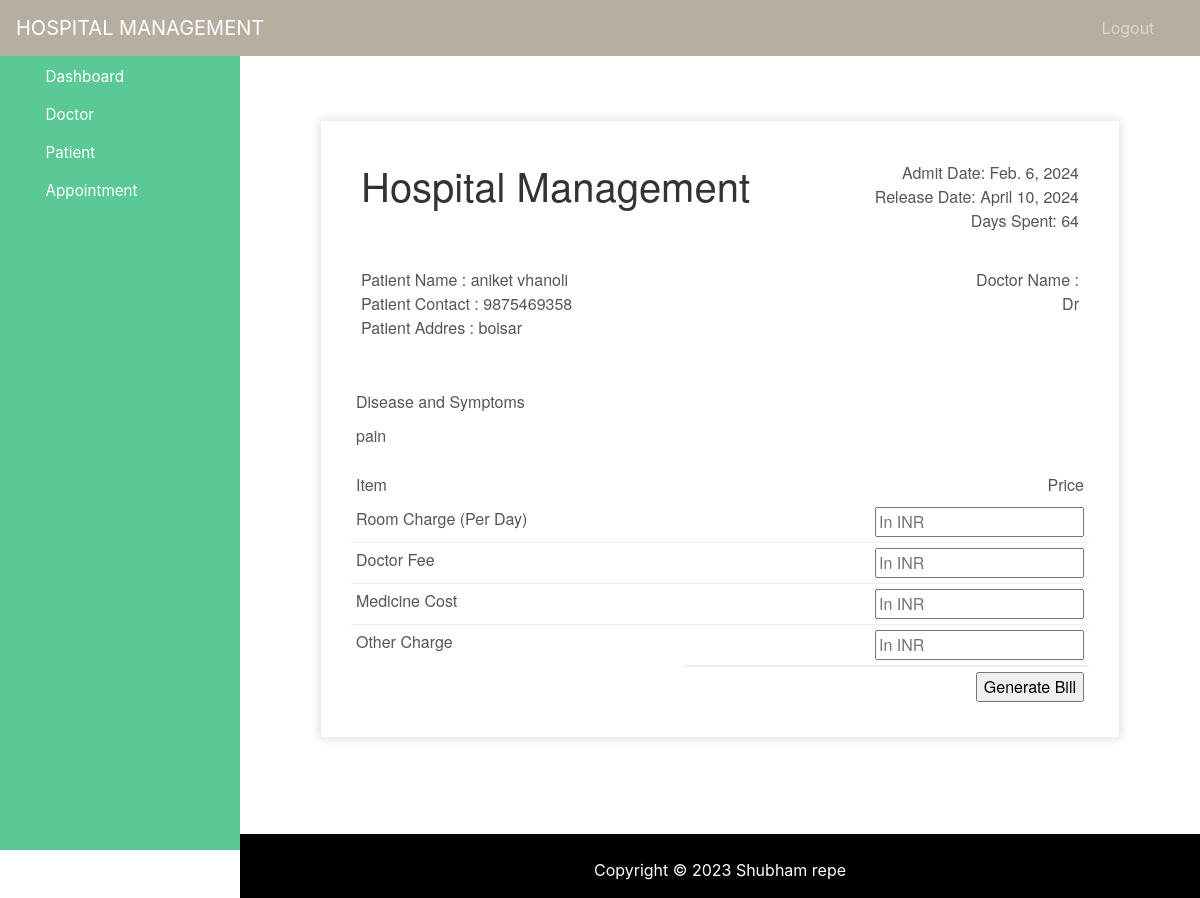
Page /discharge-patient/4 on the committed database.
### app/models.py (models this page shows, shortened)
class Patient(models.Model):
    user=models.OneToOneField(User,on_delete=models.CASCADE)
    profile_pic= models.ImageField(upload_to='profile_pic/PatientProfilePic/',null=True,blank=True)
    address = models.CharField(max_length=40)
    mobile = models.CharField(max_length=20,null=False)
    symptoms = models.CharField(max_length=100,null=False)
    assignedDoctorId = models.PositiveIntegerField(null=True)
    admitDate=models.DateField(auto_now=True)
    status=models.BooleanField(default=False)
    @property
    def get_name(self):
        return self.user.first_name+" "+self.user.last_name

### app/views.py (the view, shortened to what this page needs)
# urls.py: path('discharge-patient/<int:pk>', views.discharge_patient_view,name='discharge-patient'),
def discharge_patient_view(request,pk):
    patient=models.Patient.objects.get(id=pk)
    days=(date.today()-patient.admitDate) #2 days, 0:00:00
    assignedDoctor=models.User.objects.all().filter(id=patient.assignedDoctorId)
    d=days.days # only how many day that is 2
    patientDict={
        'patientId':pk,
        'name':patient.get_name,
        'mobile':patient.mobile,
        'address':patient.address,
        'symptoms':patient.symptoms,
        'admitDate':patient.admitDate,
        'todayDate':date.today(),
        'day':d,
        'assignedDoctorName':assignedDoctor[0].first_name,
    }
    return render(request,'patient_generate_bill.html',context=patientDict)

### app/templates/patient_generate_bill.html (shortened to what this page needs)
{% extends 'admin_base.html' %}
{% load static %}
{% block content %}
<head>
</head>
<br><br><br>
<div class="invoice-box">
  <table cellpadding="0" cellspacing="0">
    <tr class="top">
      <td colspan="2">
        <table>
          <tr>
            <td class="title">
              <h1>Hospital Management</h1>
            </td>
            <td>
              Admit Date: {{admitDate}}<br>
              Release Date: {{todayDate}}<br>
              Days Spent: {{day}}
            </td>
          </tr>
        </table>
      </td>
    </tr>
    <tr class="information">
      <td colspan="2">
        <table>
          <tr>
            <td>
              Patient Name : {{name}}<br>
              Patient Contact : {{mobile}}<br>
              Patient Addres : {{address}}<br>
            </td>
            <td>
              Doctor Name :<br>
              {{assignedDoctorName}}<br>
            </td>
          </tr>
        </table>
      </td>
    </tr>
    <tr class="heading">
      <td>
        Disease and Symptoms
      </td>
      <td>
      </td>
    </tr>
    <tr class="details">
      <td>
        {{symptoms}}
      </td>
    </tr>
    <tr class="heading">
      <td>
        Item
      </td>
      <td>
        Price
      </td>
    </tr>
    <form method="post">
      <tr class="item">
        <td>
          Room Charge (Per Day)
        </td>
        <td>
          <input type="number" name="roomCharge" placeholder="In INR" value="">
        </td>
      </tr>
      <tr class="item">
        <td>
          Doctor Fee
        </td>
        <td>
          <input type="number" name="doctorFee" placeholder="In INR" value="">
        </td>
      </tr>
      <tr class="item">
        <td>
          Medicine Cost
        </td>
        <td>
          <input type="number" name="medicineCost" placeholder="In INR" value="">
        </td>
      </tr>
      <tr class="item last">
        <td>
          Other Charge
        </td>
        <td>
          <input type="number" name="OtherCharge" placeholder="In INR" value="">
        </td>
      </tr>
      <tr class="total">
        <td></td>
        <td>
          <input type="submit" name="submit" value="Generate Bill">
        </td>
      </tr>
    </form>
  </table>
</div>
{% endblock content %}

### app/static/style.css (style rules this page uses)
body { padding-left: 240px; }

### app/templates/admin_base.html (style rules this page uses)
body { padding-left: 240px; }

### rows in the picture
Patient: admitDate "Feb. 6, 2024", mobile "9875469358", address "boisar", symptoms "pain"

### other values in the picture
{{ name }} "aniket vhanoli"
{{ assignedDoctorName }} "Dr"
